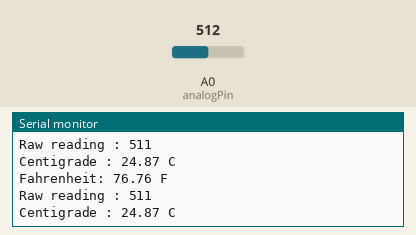
This sketch was run on a simulated Arduino Uno, built with avr-gcc and run on an emulated ATmega328P. On the bench: the last lines printed to the serial monitor. Inputs (shaded band) come from the test bench; at power-on: A0 (analogPin) = 512.

Above: at 4.8 s.
4.9 s: A0 (analogPin) set to 716
At 6.4 s:
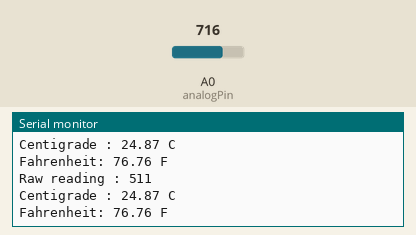
9.9 s: A0 (analogPin) set to 900
At 10.7 s:
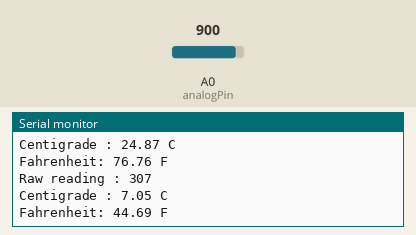
Timing chart, 0 to 12.9 s (numbered marks = the images above; inputs shaded):
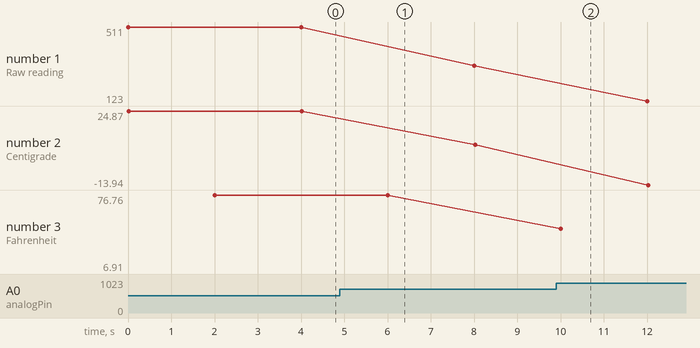

The sketch:

thermistor_temperature_testing.ino
```cpp
#include <Wire.h>

#define analogPin A0
#define beta 3950
#define resistance 10

void setup()
{
  Serial.begin(9600);
}

void loop()
{
  // read the analog temperature
  long a =1023 - analogRead(analogPin);
  Serial.print("Raw reading : ");
  Serial.println(a);

  // calculate the formula of temperature
  float tempC = beta / (log( (1025.0 *  10 / a - 10 ) / 10) + beta  /  298.0) - 273.0;
  float tempF = 1.8*tempC + 32.0;

  Serial.print("Centigrade : ");
  Serial.print(tempC);
  Serial.println(" C");

  delay(2000);

  Serial.print("Fahrenheit: " );
  Serial.print(tempF);
  Serial.println(" F");

  delay(2000);
}
```

Measured:
- plotted number 1: 511 → 307 after the input at 4.9 s, 307 → 123 after the input at 9.9 s
- plotted number 2: 24.87 → 7.05 after the input at 4.9 s, 7.05 → -13.94 after the input at 9.9 s
- plotted number 3: 76.76 → 6.91 after the input at 9.9 s
